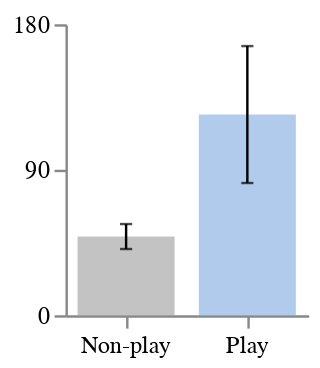

The notebook cell saved with this chart:
### Code cell
# Plot bar chart with altair of means for plays and non-plays (use 95% CI for error bars)

# create DataFrame for altair
data = pd.DataFrame({
    "type": ["Play", "Non-play"],
    "mean": [play_mean, non_play_mean],
    "ci_low": [ci1[0], ci2[0]],
    "ci_high": [ci1[1], ci2[1]]
})

# create altair chart
bars = alt.Chart(data).mark_bar(width=40, opacity=0.5).encode(
    x=alt.X('type', title=None, axis=alt.Axis(labelAngle=0)),
    y=alt.Y('mean', axis=alt.Axis(grid=False, values=[0, 45, 90, 135, 180])),
    color=alt.Color('type:N', scale=alt.Scale(domain=['Play', 'Non-play'], range=['#6598DB', '#888888']), title=None, legend=None),
    tooltip=['mean', 'ci_low', 'ci_high']
)

error_bars = alt.Chart(data).mark_errorbar(ticks=True, size=5, color="black").encode(
    x='type',
    y=alt.Y('ci_low', title=None),
    y2='ci_high'
)

chart = bars + error_bars

chart.properties(
    width=100,
    height=120,
).configure_view(
    stroke=None
)

### Figure 1 — Vega-Lite specification as saved in the notebook (floating-point values rounded to 4 significant figures)
{"config": {"view": {"continuousWidth": 300, "continuousHeight": 300, "stroke": null}}, "layer": [{"mark": {"type": "bar", "opacity": 0.5, "width": 40}, "encoding": {"color": {"field": "type", "legend": null, "scale": {"domain": ["Play", "Non-play"], "range": ["#6598DB", "#888888"]}, "title": null, "type": "nominal"}, "tooltip": [{"field": "mean", "type": "quantitative"}, {"field": "ci_low", "type": "quantitative"}, {"field": "ci_high", "type": "quantitative"}], "x": {"axis": {"labelAngle": 0}, "field": "type", "title": null, "type": "nominal"}, "y": {"axis": {"grid": false, "values": [0, 45, 90, 135, 180]}, "field": "mean", "type": "quantitative"}}}, {"mark": {"type": "errorbar", "color": "black", "size": 5, "ticks": true}, "encoding": {"x": {"field": "type", "type": "nominal"}, "y": {"field": "ci_low", "title": null, "type": "quantitative"}, "y2": {"field": "ci_high"}}}], "data": {"name": "data-4cdb0da5978ab3651b43bc41799bf37f"}, "height": 120, "width": 100, "$schema": "https://vega.github.io/schema/vega-lite/v5.20.1.json", "datasets": {"data-4cdb0da5978ab3651b43bc41799bf37f": [{"type": "Play", "mean": 124.1, "ci_low": 81.8, "ci_high": 166.5}, {"type": "Non-play", "mean": 48.69, "ci_low": 40.97, "ci_high": 56.41}]}}
